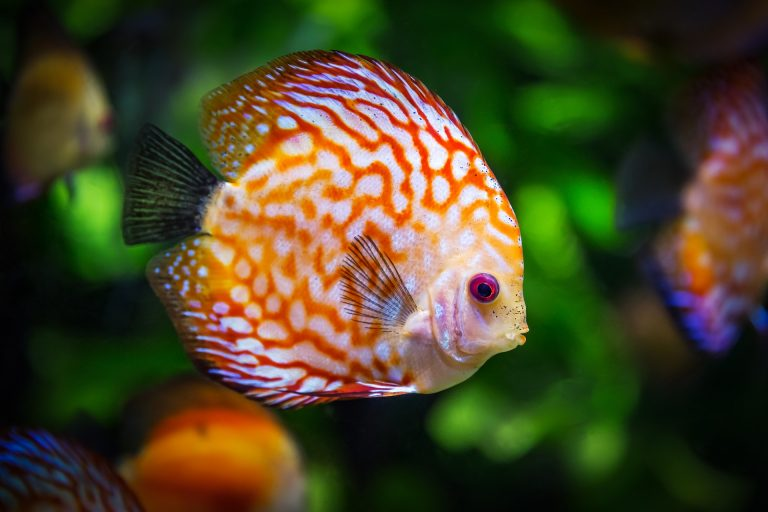
#> input picture Programmes/Exercices pil (modif images)/poisson.jpg, 768 x 512 px
$ python exo2.py
#> lines starting #> are read from the running program, lines starting #| are printed output that depends on the picture
from PIL import Image
from matplotlib.pyplot import plot, show

img = Image.open('poisson.jpg')
#> img is the input picture: PIL image 768x512 RGB; mean R, G, B 74, 69.5, 38.7
img = img.convert("L")
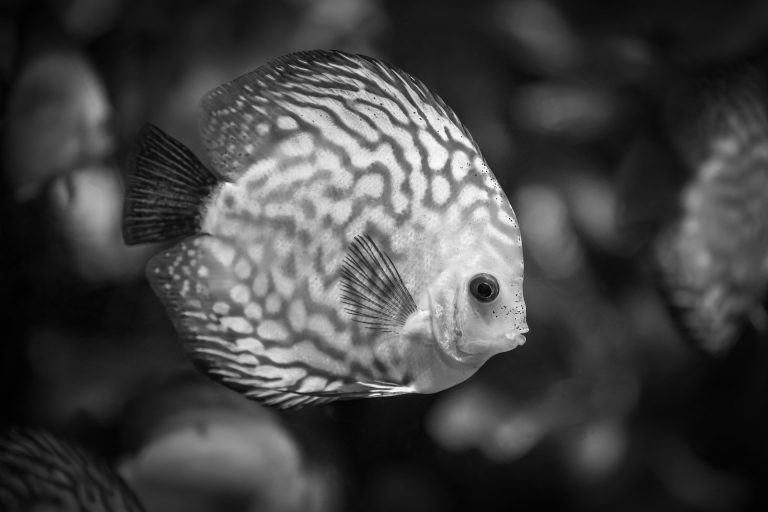
#> img: PIL image 768x512 L; min 0, max 254, mean 67.3
img.show()

def histogramme(image:Image.Image):
    width, height = image.size
#> width = 768; height = 512
    hist = [0]*256
    for y in range(height):
        for x in range(width):
            hist[image.getpixel((x, y))] += 1
    return hist

plot(histogramme(img))
show()
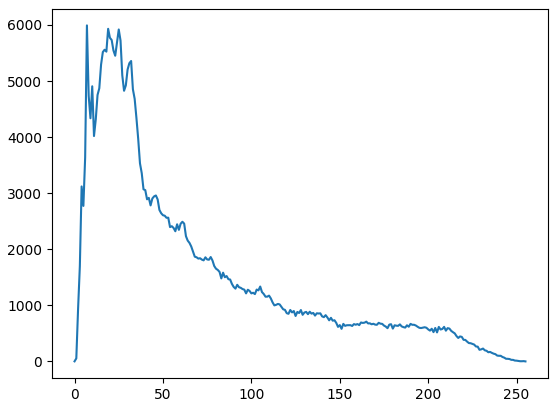
#> figure drawn by matplotlib, 1 panel; curve peaks at x = 7, y = 5992
